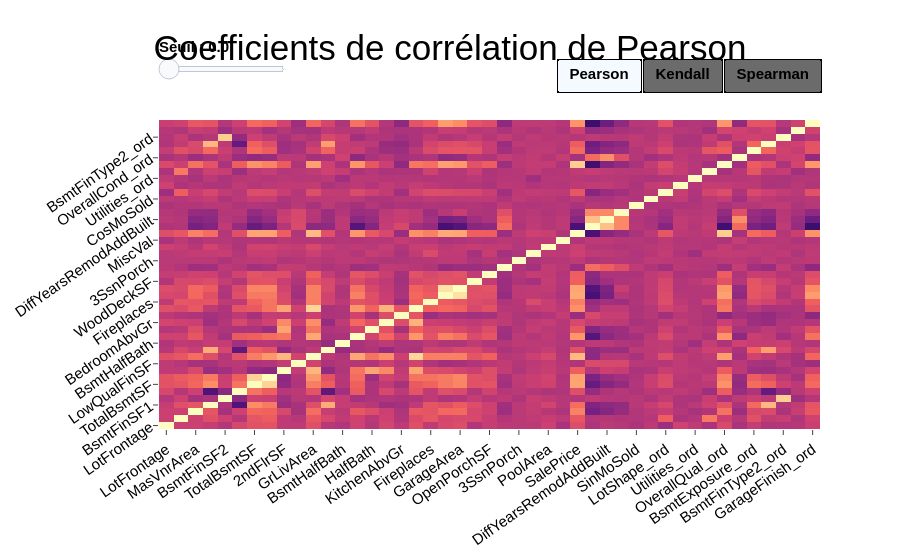

Notebook cell for this chart:
### Markdown cell above
#### Affichage de la figure

### Code cell
# Mise à jour du layout
heat_quanti.update_layout(
    title_text="Coefficients de corrélation de Pearson",
    updatemenus=[
        dict(
            buttons=boutons_corr_quanti,
            **styleBoutons,
        )
    ],
    sliders=slider,
)

# Affichage de la figure
heat_quanti.show()

### Figure 1 — Plotly figure (JSON) as saved in the notebook; plotly's stock layout.template omitted (floating-point values rounded to 4 significant figures; data arrays with more than 128 entries replaced by an {"elided": "..."} marker saying what was removed)
{"data": [{"colorscale": [[0, "#000004"], [0.1111, "#180f3d"], [0.2222, "#440f76"], [0.3333, "#721f81"], [0.4444, "#9e2f7f"], [0.5556, "#cd4071"], [0.6667, "#f1605d"], [0.7778, "#fd9668"], [0.8889, "#feca8d"], [1, "#fcfdbf"]], "showscale": false, "type": "heatmap", "visible": true, "x": ["LotFrontage", "LotArea", "MasVnrArea", "BsmtFinSF1", "BsmtFinSF2", "BsmtUnfSF", "TotalBsmtSF", "1stFlrSF", "2ndFlrSF", "LowQualFinSF", "GrLivArea", "BsmtFullBath", "BsmtHalfBath", "FullBath", "HalfBath", "BedroomAbvGr", "KitchenAbvGr", "TotRmsAbvGrd", "Fireplaces", "GarageCars", "GarageArea", "WoodDeckSF", "OpenPorchSF", "EnclosedPorch", "3SsnPorch", "ScreenPorch", "PoolArea", "MiscVal", "SalePrice", "HouseAgeAtSale", "DiffYearsRemodAddBuilt", "DiffYearsGarageBuilt", "SinMoSold", "CosMoSold", "LotShape_ord", "LandContour_ord", "Utilities_ord", "LandSlope_ord", "OverallQual_ord", "OverallCond_ord", "BsmtExposure_ord", "BsmtFinType1_ord", "BsmtFinType2_ord", "Functional_ord", "GarageFinish_ord"], "y": ["LotFrontage", "LotArea", "MasVnrArea", "BsmtFinSF1", "BsmtFinSF2", "BsmtUnfSF", "TotalBsmtSF", "1stFlrSF", "2ndFlrSF", "LowQualFinSF", "GrLivArea", "BsmtFullBath", "BsmtHalfBath", "FullBath", "HalfBath", "BedroomAbvGr", "KitchenAbvGr", "TotRmsAbvGrd", "Fireplaces", "GarageCars", "GarageArea", "WoodDeckSF", "OpenPorchSF", "EnclosedPorch", "3SsnPorch", "ScreenPorch", "PoolArea", "MiscVal", "SalePrice", "HouseAgeAtSale", "DiffYearsRemodAddBuilt", "DiffYearsGarageBuilt", "SinMoSold", "CosMoSold", "LotShape_ord", "LandContour_ord", "Utilities_ord", "LandSlope_ord", "OverallQual_ord", "OverallCond_ord", "BsmtExposure_ord", "BsmtFinType1_ord", "BsmtFinType2_ord", "Functional_ord", "GarageFinish_ord"], "z": {"elided": "45x45 float values"}, "zmax": 1, "zmin": -1}, {"colorscale": [[0, "#440154"], [0.1111, "#482878"], [0.2222, "#3e4989"], [0.3333, "#31688e"], [0.4444, "#26828e"], [0.5556, "#1f9e89"], [0.6667, "#35b779"], [0.7778, "#6ece58"], [0.8889, "#b5de2b"], [1, "#fde725"]], "showscale": false, "type": "heatmap", "visible": false, "x": ["LotFrontage", "LotArea", "MasVnrArea", "BsmtFinSF1", "BsmtFinSF2", "BsmtUnfSF", "TotalBsmtSF", "1stFlrSF", "2ndFlrSF", "LowQualFinSF", "GrLivArea", "BsmtFullBath", "BsmtHalfBath", "FullBath", "HalfBath", "BedroomAbvGr", "KitchenAbvGr", "TotRmsAbvGrd", "Fireplaces", "GarageCars", "GarageArea", "WoodDeckSF", "OpenPorchSF", "EnclosedPorch", "3SsnPorch", "ScreenPorch", "PoolArea", "MiscVal", "SalePrice", "HouseAgeAtSale", "DiffYearsRemodAddBuilt", "DiffYearsGarageBuilt", "SinMoSold", "CosMoSold", "LotShape_ord", "LandContour_ord", "Utilities_ord", "LandSlope_ord", "OverallQual_ord", "OverallCond_ord", "BsmtExposure_ord", "BsmtFinType1_ord", "BsmtFinType2_ord", "Functional_ord", "GarageFinish_ord"], "y": ["LotFrontage", "LotArea", "MasVnrArea", "BsmtFinSF1", "BsmtFinSF2", "BsmtUnfSF", "TotalBsmtSF", "1stFlrSF", "2ndFlrSF", "LowQualFinSF", "GrLivArea", "BsmtFullBath", "BsmtHalfBath", "FullBath", "HalfBath", "BedroomAbvGr", "KitchenAbvGr", "TotRmsAbvGrd", "Fireplaces", "GarageCars", "GarageArea", "WoodDeckSF", "OpenPorchSF", "EnclosedPorch", "3SsnPorch", "ScreenPorch", "PoolArea", "MiscVal", "SalePrice", "HouseAgeAtSale", "DiffYearsRemodAddBuilt", "DiffYearsGarageBuilt", "SinMoSold", "CosMoSold", "LotShape_ord", "LandContour_ord", "Utilities_ord", "LandSlope_ord", "OverallQual_ord", "OverallCond_ord", "BsmtExposure_ord", "BsmtFinType1_ord", "BsmtFinType2_ord", "Functional_ord", "GarageFinish_ord"], "z": {"elided": "45x45 float values"}, "zmax": 1, "zmin": -1}, {"colorscale": [[0, "#000004"], [0.1111, "#1b0c41"], [0.2222, "#4a0c6b"], [0.3333, "#781c6d"], [0.4444, "#a52c60"], [0.5556, "#cf4446"], [0.6667, "#ed6925"], [0.7778, "#fb9b06"], [0.8889, "#f7d13d"], [1, "#fcffa4"]], "showscale": false, "type": "heatmap", "visible": false, "x": ["LotFrontage", "LotArea", "MasVnrArea", "BsmtFinSF1", "BsmtFinSF2", "BsmtUnfSF", "TotalBsmtSF", "1stFlrSF", "2ndFlrSF", "LowQualFinSF", "GrLivArea", "BsmtFullBath", "BsmtHalfBath", "FullBath", "HalfBath", "BedroomAbvGr", "KitchenAbvGr", "TotRmsAbvGrd", "Fireplaces", "GarageCars", "GarageArea", "WoodDeckSF", "OpenPorchSF", "EnclosedPorch", "3SsnPorch", "ScreenPorch", "PoolArea", "MiscVal", "SalePrice", "HouseAgeAtSale", "DiffYearsRemodAddBuilt", "DiffYearsGarageBuilt", "SinMoSold", "CosMoSold", "LotShape_ord", "LandContour_ord", "Utilities_ord", "LandSlope_ord", "OverallQual_ord", "OverallCond_ord", "BsmtExposure_ord", "BsmtFinType1_ord", "BsmtFinType2_ord", "Functional_ord", "GarageFinish_ord"], "y": ["LotFrontage", "LotArea", "MasVnrArea", "BsmtFinSF1", "BsmtFinSF2", "BsmtUnfSF", "TotalBsmtSF", "1stFlrSF", "2ndFlrSF", "LowQualFinSF", "GrLivArea", "BsmtFullBath", "BsmtHalfBath", "FullBath", "HalfBath", "BedroomAbvGr", "KitchenAbvGr", "TotRmsAbvGrd", "Fireplaces", "GarageCars", "GarageArea", "WoodDeckSF", "OpenPorchSF", "EnclosedPorch", "3SsnPorch", "ScreenPorch", "PoolArea", "MiscVal", "SalePrice", "HouseAgeAtSale", "DiffYearsRemodAddBuilt", "DiffYearsGarageBuilt", "SinMoSold", "CosMoSold", "LotShape_ord", "LandContour_ord", "Utilities_ord", "LandSlope_ord", "OverallQual_ord", "OverallCond_ord", "BsmtExposure_ord", "BsmtFinType1_ord", "BsmtFinType2_ord", "Functional_ord", "GarageFinish_ord"], "z": {"elided": "45x45 float values"}, "zmax": 1, "zmin": -1}], "layout": {"sliders": [{"active": 0, "currentvalue": {"font": {"color": "#000000", "weight": 700}, "prefix": "Seuil : "}, "font": {"color": "rgba(0,0,0,0)"}, "len": 0.2, "lenmode": "fraction", "steps": [{"args": [{"z": {"elided": "3x45x45 float values"}}], "label": "0.0", "method": "update"}, {"args": [{"z": {"elided": "3x45x45 float values"}}], "label": "0.1", "method": "update"}, {"args": [{"z": {"elided": "3x45x45 float values"}}], "label": "0.2", "method": "update"}, {"args": [{"z": {"elided": "3x45x45 float values"}}], "label": "0.3", "method": "update"}, {"args": [{"z": {"elided": "3x45x45 float values"}}], "label": "0.4", "method": "update"}, {"args": [{"z": {"elided": "3x45x45 float values"}}], "label": "0.5", "method": "update"}, {"args": [{"z": {"elided": "3x45x45 float values"}}], "label": "0.6", "method": "update"}, {"args": [{"z": {"elided": "3x45x45 float values"}}], "label": "0.7", "method": "update"}, {"args": [{"z": {"elided": "3x45x45 float values"}}], "label": "0.8", "method": "update"}, {"args": [{"z": {"elided": "3x45x45 float values"}}], "label": "0.9", "method": "update"}, {"args": [{"z": {"elided": "3x45x45 int values"}}], "label": "1.0", "method": "update"}], "tickcolor": "rgba(0,0,0,0)", "x": 0, "xanchor": "left", "y": 1.35, "yanchor": "top"}], "title": {"text": "Coefficients de corrélation de Pearson"}, "updatemenus": [{"bgcolor": "#6B6B6B", "bordercolor": "#000000", "borderwidth": 1.5, "buttons": [{"args": [{"visible": [true, false, false]}, {"title": "Coefficients de corrélation de Pearson"}], "label": "Pearson", "method": "update"}, {"args": [{"visible": [false, true, false]}, {"title": "Coefficients de corrélation de Kendall"}], "label": "Kendall", "method": "update"}, {"args": [{"visible": [false, false, true]}, {"title": "Coefficients de corrélation de Spearman"}], "label": "Spearman", "method": "update"}], "direction": "right", "font": {"weight": 700}, "showactive": true, "type": "buttons", "x": 1, "xanchor": "right", "y": 1.2, "yanchor": "top"}]}}
